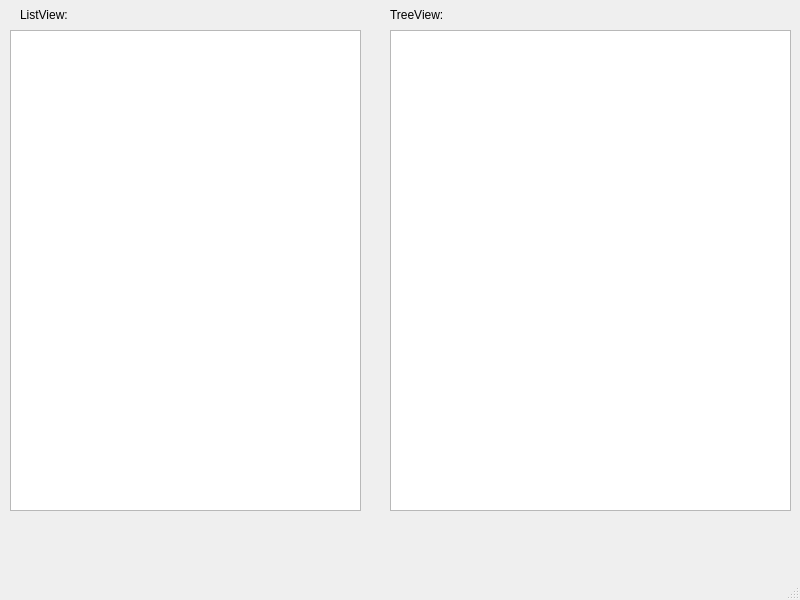
<?xml version="1.0" encoding="UTF-8"?>
<ui version="4.0">
 <class>MainWindow</class>
 <widget class="QMainWindow" name="MainWindow">
  <property name="geometry">
   <rect>
    <x>0</x>
    <y>0</y>
    <width>800</width>
    <height>600</height>
   </rect>
  </property>
  <property name="windowTitle">
   <string>MainWindow</string>
  </property>
  <widget class="QWidget" name="centralwidget">
   <widget class="QListView" name="listView">
    <property name="geometry">
     <rect>
      <x>10</x>
      <y>30</y>
      <width>351</width>
      <height>481</height>
     </rect>
    </property>
   </widget>
   <widget class="QTreeView" name="treeView">
    <property name="geometry">
     <rect>
      <x>390</x>
      <y>30</y>
      <width>401</width>
      <height>481</height>
     </rect>
    </property>
   </widget>
   <widget class="QLabel" name="label">
    <property name="geometry">
     <rect>
      <x>20</x>
      <y>0</y>
      <width>61</width>
      <height>30</height>
     </rect>
    </property>
    <property name="text">
     <string>ListView:</string>
    </property>
   </widget>
   <widget class="QLabel" name="label_2">
    <property name="geometry">
     <rect>
      <x>390</x>
      <y>0</y>
      <width>61</width>
      <height>30</height>
     </rect>
    </property>
    <property name="text">
     <string>TreeView:</string>
    </property>
   </widget>
  </widget>
  <widget class="QMenuBar" name="menubar">
   <property name="geometry">
    <rect>
     <x>0</x>
     <y>0</y>
     <width>800</width>
     <height>21</height>
    </rect>
   </property>
  </widget>
  <widget class="QStatusBar" name="statusbar"/>
 </widget>
 <resources/>
 <connections/>
</ui>
